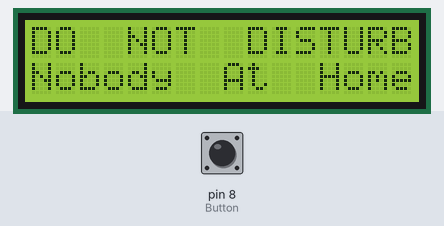
This sketch was run on a simulated Arduino Uno, built with avr-gcc and run on an emulated ATmega328P. Parts: 16×2 character LCD. Inputs (shaded band) come from the test bench; at power-on: pin 8 (Button) HIGH.

Above: at 1.2 s.
1.3 s: pin 8 (Button) pulled LOW for 0.65 s
At 3.2 s:
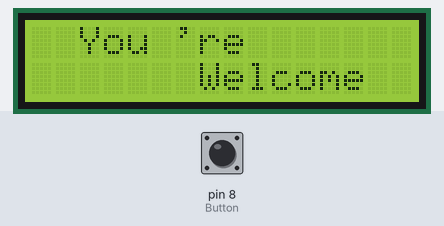
5.0 s: pin 8 (Button) pulled LOW for 1 s
At 6.1 s:
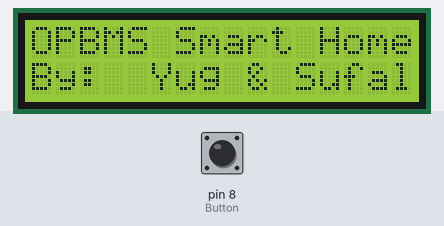
9.1 s: pin 8 (Button) pulled LOW for 3.2 s
At 11.7 s:
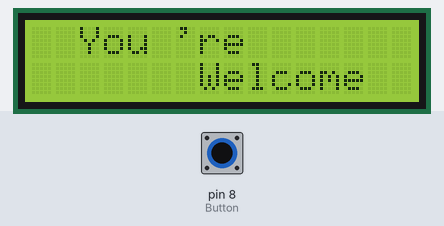
Timing chart, 0 to 13.2 s (numbered marks = the images above; inputs shaded):
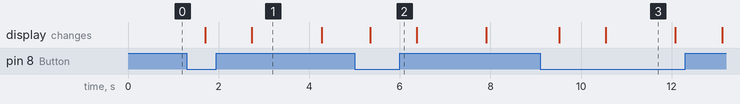

The sketch:

LCD.ino
```cpp
#include <Wire.h>
#include <LiquidCrystal_I2C.h>

const int en = 2, rw = 1, rs = 0, d4 = 4, d5 = 5, d6 = 6, d7 = 7, bl = 3;
const int i2c_addr = 0x27;
LiquidCrystal_I2C lcd(i2c_addr, en, rw, rs, d4, d5, d6, d7, bl, POSITIVE);

const int Button = 8;
int ButtonVal;

void setup()
{
  Serial.begin(9600);
  lcd.begin(16, 2);

  pinMode(Button, INPUT);
}

void loop()
{
  ButtonVal = digitalRead(Button);

  if (ButtonVal == LOW)
  {
    lcd.clear();

    lcd.setCursor(0, 0);
    lcd.print("OPBMS Smart Home");

    lcd.setCursor(0, 1);
    lcd.print("By:  Yug & Sufal");

    delay(1000);

    lcd.clear();

    lcd.setCursor(0, 0);
    lcd.print("  You 're   ");

    lcd.setCursor(0, 1);
    lcd.print("       Welcome   ");

    delay(1000);

    lcd.backlight();
  }
  else
  {
    lcd.clear();

    lcd.setCursor(0, 0);
    lcd.print("DO  NOT  DISTURB!");

    lcd.setCursor(0, 1);
    lcd.print("Nobody  At  Home");

    lcd.backlight();
  }

  delay(500);
}
```

Measured:
- after the input at 1.3 s, the display: first changes after 0.40 s (image 1 shows a later state)
- after the input at 5.0 s, the display: changes after 0.34 s (image 2)
- after the input at 9.1 s, the display: first changes after 0.42 s (image 3 shows a later state)
- what the display in image 1 shows lasts 1.6 s, from 2.7 s to 4.3 s
